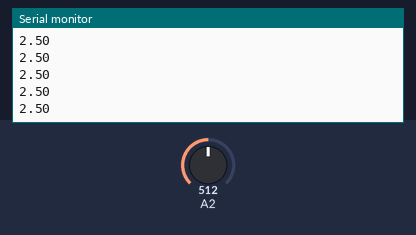
The sketch below on a simulated Arduino Uno, built with avr-gcc and run on an emulated ATmega328P. On the bench: the last lines printed to the serial monitor. The test bench sets the inputs (shaded band); at power-on: A2 = 512.

Above: at 1.2 s.
1.3 s: A2 set to 716
At 2.2 s:
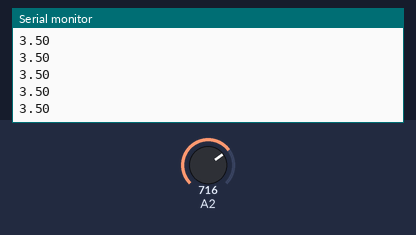
2.8 s: A2 set to 900
At 3.4 s:
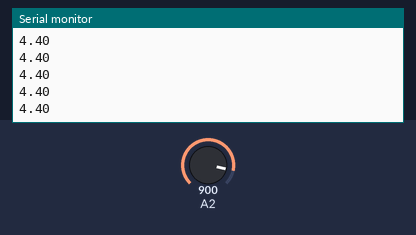
Timing chart, 0 to 5.8 s (numbered marks = the images above; inputs shaded):
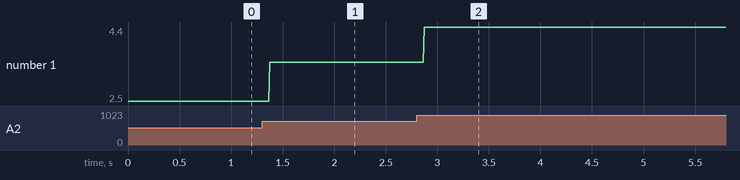

Measured:
- after the input at 1.3 s, the serial monitor: prints a new line after 0.07 s (image 1)
- after the input at 2.8 s, the serial monitor: prints a new line after 0.07 s (image 2)
- plotted number 1: 2.5 → 3.5 after the input at 1.3 s, 3.5 → 4.4 after the input at 2.8 s

The sketch:

voltage.ino
```cpp
void setup() {
  // initialize serial communication at 9600 bits per second:
  Serial.begin(9600);
}

void loop() {
  // read the input on analog pin 0:
  int sensorValue = analogRead(A2);
  // Convert the analog reading (which goes from 0 - 1023) to a voltage (0 - 5V):
  float voltage = sensorValue * (5.0 / 1023.0);
  // print out the value you read:
  Serial.println(voltage);
}
```
